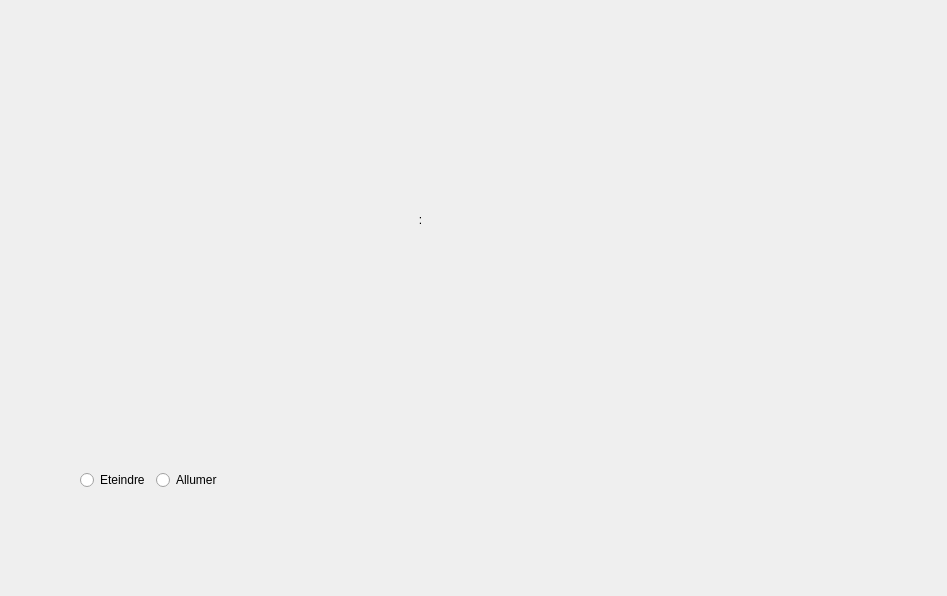
<?xml version="1.0" encoding="UTF-8"?>
<ui version="4.0">
 <class>ampouleVue</class>
 <widget class="QWidget" name="ampouleVue">
  <property name="geometry">
   <rect>
    <x>0</x>
    <y>0</y>
    <width>947</width>
    <height>596</height>
   </rect>
  </property>
  <property name="windowTitle">
   <string>ampouleVue</string>
  </property>
  <widget class="QWidget" name="horizontalLayoutWidget">
   <property name="geometry">
    <rect>
     <x>80</x>
     <y>450</y>
     <width>631</width>
     <height>61</height>
    </rect>
   </property>
   <layout class="QHBoxLayout" name="horizontalLayout" stretch="0,1">
    <item>
     <widget class="QRadioButton" name="radioButton_2">
      <property name="text">
       <string>Eteindre</string>
      </property>
     </widget>
    </item>
    <item>
     <widget class="QRadioButton" name="radioButton">
      <property name="text">
       <string>Allumer</string>
      </property>
     </widget>
    </item>
   </layout>
  </widget>
  <widget class="QLabel" name="label">
   <property name="geometry">
    <rect>
     <x>210</x>
     <y>30</y>
     <width>421</width>
     <height>381</height>
    </rect>
   </property>
   <property name="text">
    <string>&lt;html&gt;&lt;head/&gt;&lt;body&gt;&lt;p&gt;&lt;img src=&quot;:/new/prefix1/ampouleAllumee2.PNG&quot;/&gt;:&lt;/p&gt;&lt;/body&gt;&lt;/html&gt;</string>
   </property>
   <property name="alignment">
    <set>Qt::AlignCenter</set>
   </property>
  </widget>
 </widget>
 <resources/>
 <connections/>
</ui>
